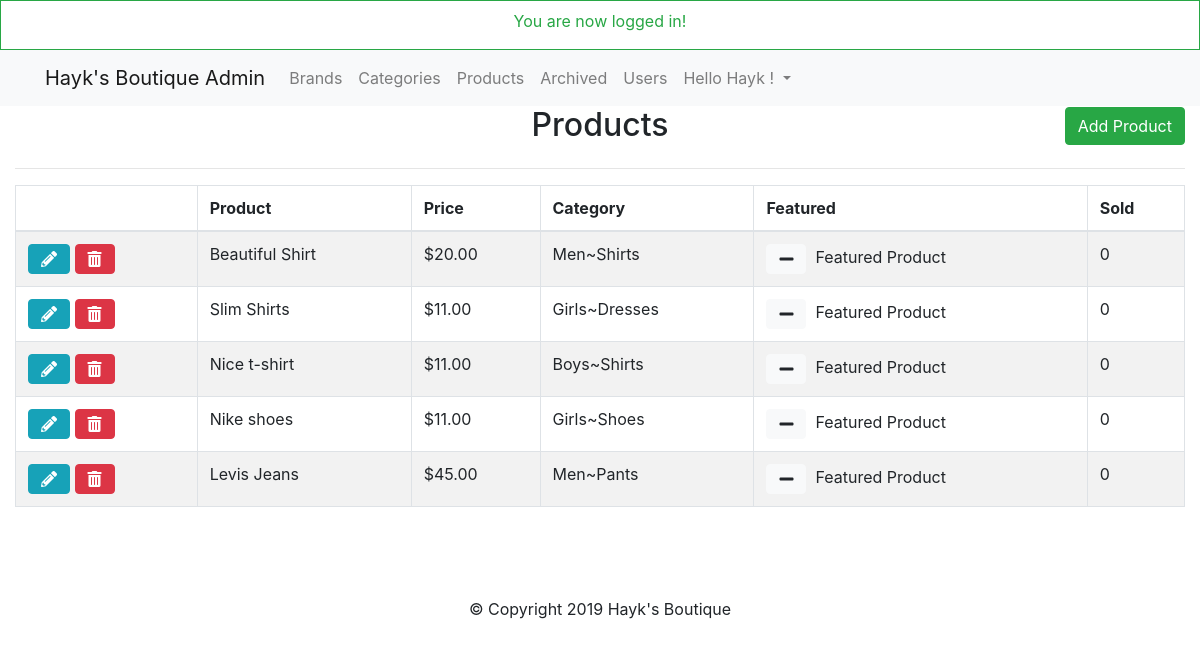
/admin/products.php (signed in), run on the app's committed database.
### tables this page shows
CREATE TABLE `products` (
  `id` int(11) NOT NULL,
  `title` varchar(255) NOT NULL,
  `price` decimal(10,0) NOT NULL,
  `list_price` decimal(10,0) NOT NULL,
  `brand` int(11) NOT NULL,
  `categories` varchar(255) NOT NULL,
  `image` varchar(255) NOT NULL,
  `description` text NOT NULL,
  `featured` tinyint(4) NOT NULL DEFAULT '0',
  `sizes` text NOT NULL,
  `deleted` tinyint(4) NOT NULL DEFAULT '0'
);

### helpers/helpers.php (called while the page is built, shortened)
<?php
function money($number)
{
    return '$' . number_format($number, 2);
}

### admin/products.php (the view, shortened to what this page needs)
<?php
require_once $_SERVER['DOCUMENT_ROOT'] . '/shop/core/init.php';
include 'includes/head.php';
include 'includes/navigation.php';
$dbpath = '';
if (isset($_GET['add']) || isset($_GET['edit'])) {
    $brandQuery = $db->query("SELECT * FROM brand");
    $parentQuery = $db->query("SELECT * FROM categories WHERE parent = 0 ORDER BY category");
    $title = ((isset($_POST['title']) && $_POST['title'] != '') ? sanitize($_POST['title']) : '');
    $brand = ((isset($_POST['brand']) && !empty($_POST['brand'])) ? sanitize($_POST['brand']) : '');
    $parent = ((isset($_POST['parent']) && !empty($_POST['parent'])) ? sanitize($_POST['parent']) : '');
    $category = ((isset($_POST['child'])) && !empty($_POST['child']) ? sanitize($_POST['child']) : '');
    $price = ((isset($_POST['price']) && !empty($_POST['price'])) ? sanitize($_POST['price']) : '');
    $list_price = ((isset($_POST['list_price']) && !empty($_POST['list_price'])) ? sanitize($_POST['list_price']) : '');
    $description = ((isset($_POST['description']) && !empty($_POST['description'])) ? sanitize($_POST['description']) : '');
    $sizes = ((isset($_POST['sizes']) && !empty($_POST['sizes'])) ? sanitize($_POST['sizes']) : '');
    $save_image = '';
    if (isset($_GET['edit'])) {
        $edit_id = (int)$_GET['edit'];
        $productResults = $db->query("SELECT * FROM products WHERE id = '$edit_id'");
        $product = mysqli_fetch_assoc($productResults);
        if (isset($_GET['delete_image'])) {
            $image_url = $_SERVER['DOCUMENT_ROOT'] . $product['image'];
            unlink($image_url);
            $db->query("UPDATE products SET image = '' WHERE id='$edit_id'");
            header('location:products.php?edit=' . $edit_id);
        }
        $category = ((isset($_POST['child']) && $_POST['child'] != '') ? sanitize($_POST['child']) : $product['categories']);
        $title = ((isset($_POST['title']) && $_POST['title'] != '') ? sanitize($_POST['title']) : $product['title']);
        $brand = ((isset($_POST['brand']) && $_POST['brand'] != '') ? sanitize($_POST['brand']) : $product['brand']);
        $parentQ = $db->query("SELECT * FROM categories WHERE id = '$category'");
        $parentResult = mysqli_fetch_assoc($parentQ);
        $parent = ((isset($_POST['parent']) && $_POST['parent'] != '') ? sanitize($_POST['parent']) : $parentResult['parent']);
        $price = ((isset($_POST['price']) && $_POST['price'] != '') ? sanitize($_POST['price']) : $product['price']);
        $price = ((isset($_POST['price']) && $_POST['price'] != '') ? sanitize($_POST['price']) : $product['price']);
        $list_price = ((isset($_POST['list_price']) && $_POST['list_price'] != '') ? sanitize($_POST['list_price']) : $product['list_price']);
        $description = ((isset($_POST['description']) && $_POST['description'] != '') ? sanitize($_POST['description']) : $product['description']);
        $sizes = ((isset($_POST['sizes']) && $_POST['sizes'] != '') ? sanitize($_POST['sizes']) : $product['sizes']);
        $save_image = (($product['image'] != '') ? $product['image'] : '');
        $dbpath = $save_image;
    }
    $sizesArray = array();
    if (!empty($sizes)) {
        $sizeString = sanitize($sizes);
        $sizesArray = explode(',', $sizeString);
        $sArray = array();
        $qArray = array();
        foreach ($sizesArray as $ss) {
            $s = explode(':', $ss);
            $sArray[] = $s[0];
            $qArray[] = $s[1];
        }
    } else {
        $sizesArray = array();
    }
    if ($_POST) {
        $errors = array();
        $required = array('title', 'brand', 'price', 'parent', 'child', 'sizes');
        foreach ($required as $field) {
            if ($_POST[$field] == '') {
                $errors[] = 'All fields with and Astrisks are required.';
                break;
            }
        }
        if (!empty($_FILES)) {
            if ($_FILES['photo']['size'] != 0) {
                $photo = $_FILES['photo'];
                $name = $photo['name'];
                $nameArray = explode('.', $name);
                $fileName = $nameArray[0];
                $fileExt = $nameArray[1];
                $mime = explode('/', $photo['type']);
                $mimeType = $mime[0];
                $mimeExt = $mime[1];
                $tmpLoc = $photo['tmp_name'];
                $fileSize = $photo['size'];
                $allowed = array('png', 'jpg', 'jpeg', 'gif');
                $uploadName = md5(microtime()) . '.' . $fileExt;
                $uploadPath = BASEURL . 'images/products/' . $uploadName;
                $dbpath = '/shop/images/products/' . $uploadName;
                if ($mimeType != 'image') {
                    $errors[] = 'The file must be an image.';
                }
                if (!in_array($fileExt, $allowed)) {
                    $errors[] = 'The photo extension must be a png,jpg,jpeg or gif.';
                }
                if ($fileSize > 1000000) {
                    $errors[] = 'The file should be under 10mbs.';
                }
                if ($fileExt != $mimeExt && ($mimeExt == 'jpeg' && $fileExt != 'jpg')) {
                    $errors[] = 'File extension does not match the file.';
                }
            } else {
                $errors[] = 'Please choose an image';
            }
        }
        if (!empty($errors)) {
            echo display_errors($errors);
        } else {
            if (!empty($_FILES)) {
                move_uploaded_file($tmpLoc, $uploadPath);
            }
            $sizesrt = rtrim($sizes, ',');
            $insertSql = "INSERT INTO products (title,price,list_price,brand,categories,sizes,image,description)
                                        VALUES ('$title','$price','$list_price','$brand','$category','$sizesrt','$dbpath','$description')";
            if (isset($_GET['edit'])) {
                $insertSql = "UPDATE products SET title = '$title',price='$price',list_price='$list_price',
                              brand='$brand',categories ='$category',sizes='$sizesrt',image='$dbpath',description ='$description' WHERE id ='$edit_id'";
            }
            $db->query($insertSql);
            header('location:products.php');
        }
    }
    ?>
    <h2 class="text-center"><?= ((isset($_GET['edit'])) ? 'Edit' : 'Add a new') ?> Product</h2>
    <hr>
    <div class="container-fluid">
        <form action="products.php?<?= ((isset($_GET['edit'])) ? 'edit=' . $edit_id : 'add=1') ?>" method="POST"
              enctype="multipart/form-data" class="row">
            <div class="form-group col-md-3">
                <label for="title">Title*:</label>
                <input type="text" name="title" id="title" class="form-control"
                       value="<?= $title; ?>">
            </div>
            <div class="form-group col-md-3">
                <label for="brand">Brand*:</label>
                <select name="brand" id="brand" class="form-control">
                    <option value=""<?= (($brand == '') ? 'selected' : ''); ?>></option>
                    <?php while ($b = mysqli_fetch_assoc($brandQuery)): ?>
                        <option value="<?= $b['id'] ?>"<?= (($brand == $b['id']) ? 'selected' : ''); ?>><?= $b['brand'] ?></option>
                    <?php endwhile; ?>
                </select>
            </div>
            <div class="form-group col-md-3">
                <label for="parent">Parent Category*:</label>
                <select name="parent" id="parent" class="form-control">
                    <option value=""<?= (($parent == '') ? 'selected' : '') ?>></option>
                    <?php while ($p = mysqli_fetch_assoc($parentQuery)): ?>
                        <option value="<?= $p['id'] ?>"<?= ($parent == $p['id'] ? 'selected' : '') ?>><?= $p['category']; ?></option>
                    <?php endwhile; ?>
                </select>
            </div>
            <div class="form-group col-md-3">
                <label for="child">Child Category*:</label>
                <select name="child" class="form-control" id="child"></select>
            </div>
            <div class="form-group col-md-3">
                <label for="price">Price*:</label>
                <input class="form-control" type="text" name="price" id="price"
                       value="<?= $price; ?>">
            </div>
            <div class="form-group col-md-3">
                <label for="list_price">List Price:</label>
                <input class="form-control" type="text" name="list_price" id="list_price"
                       value="<?= $list_price; ?>">
            </div>
            <div class="form-group col-md-3">
                <label for="">Quantity & Sizes*:</label>
                <button class="btn btn-outline-success form-control"
                        onclick="$('#sizesModal').modal('toggle');return false;">Quantity & Sizes
                </button>
            </div>
            <div class="form-group col-md-3">
                <label for="sizes">Sizes & Qty Prev</label>
                <input type="text" name="sizes" id="sizes"
                       value="<?= $sizes; ?>" class="form-control" readonly>
            </div>
            <div class="form-group col-md-6">
                <?php if ($save_image != ''): ?>
                    <div class="saved-image">
                        <img src="<?= $save_image ?>" alt="saved_image">
                        <a href="products.php?delete_image=1&edit=<?= $edit_id; ?>" class="text-danger">Delete Image</a>
                    </div>
                <?php else: ?>
                    <label for="photo">Product Photo*:</label>
                    <input type="file" class="form-control-file" name="photo" id="photo">
                <?php endif; ?>
            </div>
            <div class="form-group col-md-6">
                <label for="description">Description:</label>
                <textarea name="description" id="description" rows="6"
                          class="form-control"><?= $description; ?></textarea>
            </div>
            <div class="form-group pull-right w-100 p-3 text-right">
                <a href="products.php" class="btn btn-warning">Cancel</a>
                <input type="submit" value="<?= ((isset($_GET['edit'])) ? 'Edit' : 'Add') ?>Product"
                       class="btn btn-success ">
            </div>
            <div class="clearfix"></div>
        </form>
        <div class="modal fade " id="sizesModal" tabindex="-1" role="dialog" aria-labelledby="sizesModalLabel"
             aria-hidden="true">
            <div class="modal-dialog modal-xl" role="document">
                <div class="modal-content">
                    <div class="modal-header">
                        <h4 class="modal-title" id="sizesModalLabel">Sizes & Quantity</h4>
                        <button type="button" class="close" data-dismiss="modal" aria-label="Close">
                            <span aria-hidden="true">&times;</span>
                        </button>
                    </div>
                    <div class="modal-body">
                        <div class="container">
                            <div class="row">
                                <?php for ($i = 1; $i <= 12; $i++): ?>
                                    <div class="form-group col-xl-4">
                                        <label for="size<?= $i; ?>">Size:</label>
                                        <input class="form-control" type="text" name="size<?= $i; ?>"
                                               id="size<?= $i; ?>"
                                               value="<?= ((!empty($sArray[$i - 1])) ? $sArray[$i - 1] : ''); ?>">
                                    </div>
                                    <div class="form-group col-xl-2">
                                        <label for="qty<?= $i; ?>">Quantity:</label>
                                        <input class="form-control" type="number" name="qty<?= $i; ?>"
                                               id="qty<?= $i; ?>"
                                               value="<?= ((!empty($qArray[$i - 1])) ? $qArray[$i - 1] : ''); ?>"
                                               min="0">
                                    </div>
                                <?php endfor; ?>
                            </div>
                        </div>
                    </div>
                    <div class="modal-footer">
                        <button type="button" class="btn btn-secondary" data-dismiss="modal">Close</button>
                        <button type="button" class="btn btn-primary"
                                onclick="updateSizes();$('#sizesModal').modal('toggle');return false;">Save changes
                        </button>
                    </div>
                </div>
            </div>
        </div>
    </div>
<?php } else {
    $sql = "Select * FROM products WHERE deleted = 0";
    $presults = $db->query($sql);
    ?>
    <h2 class="text-center">Products</h2>
    <div class="container-fluid">
        <a href="products.php?add=1" class="btn btn-success float-right" id="add-product">Add Product</a>
        <hr>
        <table class="table table-bordered table-condensed table-striped">
            <thead>
            <th></th>
            <th>Product</th>
            <th>Price</th>
            <th>Category</th>
            <th>Featured</th>
            <th>Sold</th>
            </thead>
            <tbody>
            <?php while ($product = mysqli_fetch_assoc($presults)):
                $childID = $product['categories'];
                $catSql = "SELECT * FROM categories WHERE id = '$childID'";
                $result = $db->query($catSql);
                $child = mysqli_fetch_assoc($result);
                $parentID = $child['parent'];
                $pSql = "SELECT * FROM categories WHERE id = '$parentID'";
                $presult = $db->query($pSql);
                $parent = mysqli_fetch_assoc($presult);
                $category = $parent['category'] . '~' . $child['category'];
                ?>
                <tr>
                    <td>
                        <a href="products.php?edit=<?= $product['id']; ?>" class="btn btn-xs btn-info"><i
                                    class="fas fa-pencil-alt"></i></a>
                        <a href="products.php?delete=<?= $product['id']; ?>" class="btn btn-xs btn-danger"><i
                                    class="fas fa-trash-alt"></i></a>
                    </td>
                    <td><?= $product['title']; ?></td>
                    <td><?= money($product['price']); ?></td>
                    <td><?= $category; ?></td>
                    <td>
                        <a href="products.php?featured=<?= (($product['featured'] == 0) ? '1' : '0'); ?>&id=<?= $product['id']; ?>"
                           class="btn btn-xs btn-light">
                            <i class="fas fa-<?= (($product['featured'] == 1) ? 'minus' : 'plus'); ?>"></i>
                        </a>&nbsp <?= (($product['featured'] == 1) ? 'Featured Product' : '') ?></td>
                    <td>0</td>
                </tr>
            <?php endwhile; ?>
            </tbody>
        </table>
    </div>
<?php }
include 'includes/footer.php'; ?>

### css/main.css (style rules this page uses)
body { padding: 0; margin: 0; }
#add-product { margin-top: -45px; }

### data on the page
products: title "Beautiful Shirt", price "$20.00", category "Men~Shirts", featured 1 (drawn)
products: title "Slim Shirts", price "$11.00", category "Girls~Dresses", featured 1 (drawn)
products: title "Nice t-shirt", price "$11.00", category "Boys~Shirts", featured 1 (drawn)
products: title "Nike shoes", price "$11.00", category "Girls~Shoes", featured 1 (drawn)
products: title "Levis Jeans", price "$45.00", category "Men~Pants", featured 1 (drawn)

### other printed values
$_SESSION['success_flash'] "You are now logged in!"
$user_data['first'] "Hayk"
